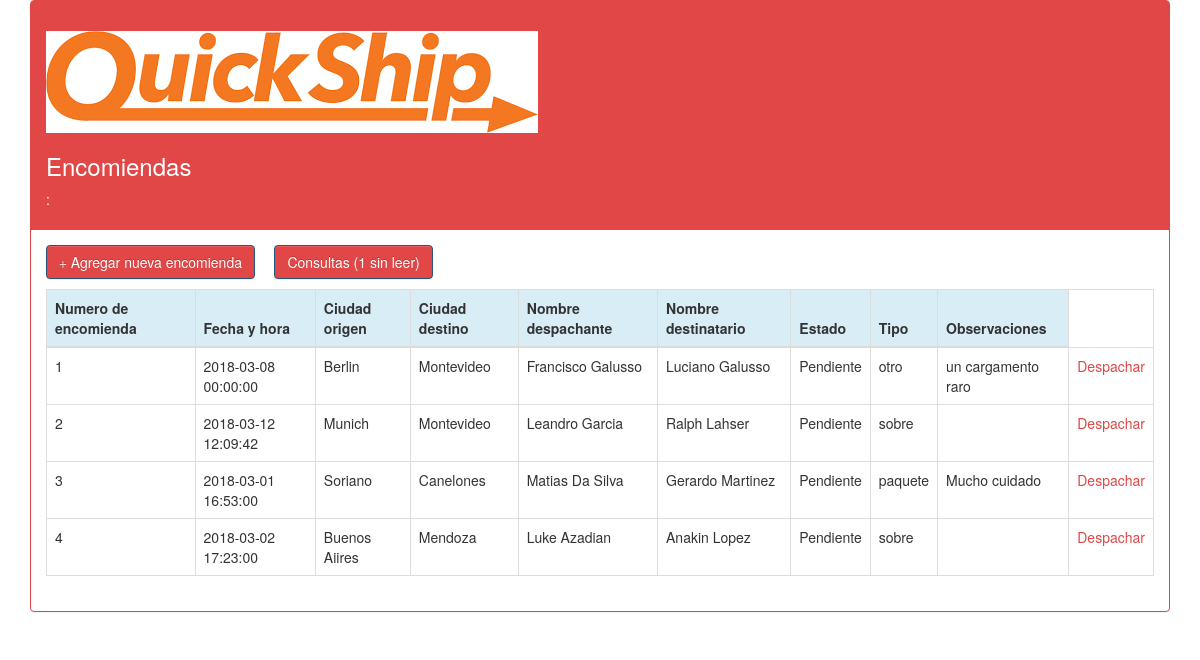
/php/encomiendas.php, run on the app's committed database.
### tables this page shows
CREATE TABLE IF NOT EXISTS `encomiendas` (
  `nro_encomienda` int(2) NOT NULL AUTO_INCREMENT,
  `fecha` datetime NOT NULL,
  `ciudad_origen` varchar(40) NOT NULL,
  `ciudad_destino` varchar(40) NOT NULL,
  `nombre_desp` varchar(40) NOT NULL,
  `nombre_dest` varchar(40) NOT NULL,
  `estado` varchar(15) NOT NULL,
  `tipo` varchar(15) NOT NULL,
  `observaciones` varchar(300) NOT NULL,
  PRIMARY KEY (`nro_encomienda`)
);

### php/encomiendas.php (the view, shortened to what this page needs)
<!DOCTYPE html>
<html>
<head>
	<link rel="stylesheet" type="text/css" href="../css/bootstrap.css">
    <link rel="stylesheet" type="text/css" href="../css/bootstrap.min.css">
    <link rel="stylesheet" type="text/css" href="../css/bootstrap-theme.css">
    <link rel="stylesheet" type="text/css" href="../css/bootstrap-theme.min.css">
</head>
<?php
include("conexion.php");
$sql = "SELECT * FROM encomiendas WHERE estado='Pendiente'";
$listado = $conexion->query($sql);
$sqlConsultas = "SELECT * FROM consultas WHERE estado = 'No leida'";
$numeroConsultas = $conexion->query($sqlConsultas);
$numfilasConsultas = mysqli_num_rows($numeroConsultas);
?>
<body>
	<div class="container">
		<div class="panel panel-primary">
			<div class="panel-heading">
				<h2><a href="logout.php"><img src="../images/demo/qs1.png" alt=""></a></h2>
				<h3>Encomiendas</h3>
				<p><?php
						echo $_SESSION['usuario']." : ".$_SESSION['perfil']
					?>
				</p>
			</div>
			<div class="panel-body">
				<p>
					<a href="agregarpag.php" class="btn btn-primary"><span class="glyphicon glyphicon-plus" aria-hidden="true"></span> Agregar nueva encomienda</a>
					<a href="consultas.php" class="btn btn-primary">Consultas (<?php echo $numfilasConsultas?> sin leer)</a>
				</p>
				<table class="table table-bordered">
						<thead>
							<tr class="info">
								<th>Numero de encomienda</th>
								<th>Fecha y hora</th>
								<th>Ciudad origen</th>
								<th>Ciudad destino</th>
								<th>Nombre despachante</th>
								<th>Nombre destinatario</th>
								<th>Estado</th>
								<th>Tipo</th>
								<th>Observaciones</th>
							</tr>
						</thead>
						<tbody>
							<?php while ($r=$listado->fetch_array()):?>
							<tr>
								<td><?php echo $r['nro_encomienda']?></td>
								<td><?php echo $r['fecha']?></td>
								<td><?php echo $r['ciudad_origen']?></td>
								<td><?php echo $r['ciudad_destino']?></td>
								<td><?php echo $r['nombre_dest']?></td>
								<td><?php echo $r['nombre_desp']?></td>
								<td><?php echo $r['estado']?></td>
								<td><?php echo $r['tipo']?></td>
								<td><?php echo $r['observaciones']?></td>
								<td name="nro_encomienda">
							 		<a href="despachar.php?nro_encomienda=<?php echo $r['nro_encomienda'] ?>">Despachar</a>
							 	</td>
							<?php endwhile;
							?>
							</tr>
						</tbody>
				</table>
			</div>
		</div>
	</div>
</body>
</html>

### data on the page
encomiendas: nro_encomienda "1", fecha "2018-03-08 00:00:00", ciudad_origen "Berlin", ciudad_destino "Montevideo", nombre_dest "Francisco Galusso", nombre_desp "Luciano Galusso", estado "Pendiente", tipo "otro", observaciones "un cargamento raro"
encomiendas: nro_encomienda "2", fecha "2018-03-12 12:09:42", ciudad_origen "Munich", ciudad_destino "Montevideo", nombre_dest "Leandro Garcia", nombre_desp "Ralph Lahser", estado "Pendiente", tipo "sobre"
encomiendas: nro_encomienda "3", fecha "2018-03-01 16:53:00", ciudad_origen "Soriano", ciudad_destino "Canelones", nombre_dest "Matias Da Silva", nombre_desp "Gerardo Martinez", estado "Pendiente", tipo "paquete", observaciones "Mucho cuidado"
encomiendas: nro_encomienda "4", fecha "2018-03-02 17:23:00", ciudad_origen "Buenos Aiires", ciudad_destino "Mendoza", nombre_dest "Luke Azadian", nombre_desp "Anakin Lopez", estado "Pendiente", tipo "sobre"

### other printed values
$numfilasConsultas "1"
